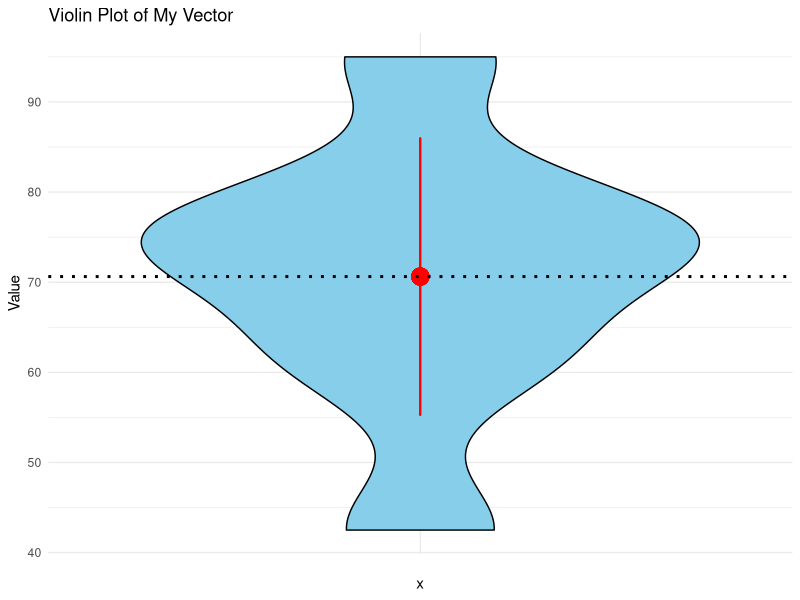

Reproduce this figure in R.
setwd("C:/Users/User/Desktop/Code/UXeval")
eval_dat <- read.csv("Evaluation.csv")
eval_dat

# Age
max_age <- max(eval_dat$Q13_Age) # 26
min_age <- min(eval_dat$Q13_Age) # 22.125
mean_age <- mean(eval_dat$Q13_Age) # 20
max_age
min_age
mean_age

# Gender
genders <- table(eval_dat$Q12_Gender)
genders
# Weiblich: Männlich: Divers:
# 4         3         1 

education <- table(eval_dat$Q14_Bildung)
education
# Abitur:
# 5

# SUS-Fragebogen

q1 <- eval_dat$Q03_System.Usability.Scale..Ich.kann.mir.sehr.gut.vorstellen..die.App.regelmäßig.zu.nutzen. - 1
q3 <- eval_dat$Q03_System.Usability.Scale..Ich.empfinde.die.App.als.einfach.zu.nutzen. - 1
q5 <- eval_dat$Q03_System.Usability.Scale..Ich.finde..dass.die.verschiedenen.Funktionen.der.App.gut.integriert.sind. - 1
q7 <- eval_dat$Q03_System.Usability.Scale..Ich.kann.mir.vorstellen..dass.die.meisten.Leute.die.App.schnell.zu.beherrschen.lernen. - 1
q9 <- eval_dat$Q03_System.Usability.Scale..Ich.habe.mich.bei.der.Nutzung.der.App.sehr.sicher.gefühlt. - 1

q2 <- 5 - eval_dat$Q03_System.Usability.Scale..Ich.empfinde.die.App.als.unnötig.komplex.
q4 <- 5 - eval_dat$Q03_System.Usability.Scale..Ich.denke..dass.ich.technischen.Support.brauchen.würde..um.die.App.zu.nutzen.
q6 <- 5 - eval_dat$Q03_System.Usability.Scale..Ich.finde..dass.es.in.der.App.zu.viele.Inkonsistenzen.gibt.
q8 <- 5 - eval_dat$Q03_System.Usability.Scale..Ich.empfinde.die.Bedienung.als.sehr.umständlich.
q10 <- 5 - eval_dat$Q03_System.Usability.Scale..Ich.musste.eine.Menge.Dinge.lernen..bevor.ich.mit.der.App.arbeiten.konnte.

sus_scores <- 2.5 * (q1 + q2 + q3 + q4 + q5 + q6 + q7 + q8 + q9 + q10)

sus_mean <- mean(sus_scores)
sus_mean
sus_sd <- sd(sus_scores)
sus_sd

df <- data.frame(value = sus_scores)

library(ggplot2)

ggplot(df, aes(x = "", y = value)) + 
  geom_violin(fill = "skyblue", color = "black") + 
  geom_pointrange(aes( y = sus_mean, ymin = sus_mean - sus_sd, ymax = sus_mean + sus_sd),
                  color = "red", size = 1.2) + 
  geom_hline(yintercept = sus_mean, color = "black", linetype = "dotted", linewidth = 1) +
  labs(title = "Violin Plot of My Vector", 
       y = "Value") + 
  theme_minimal()
